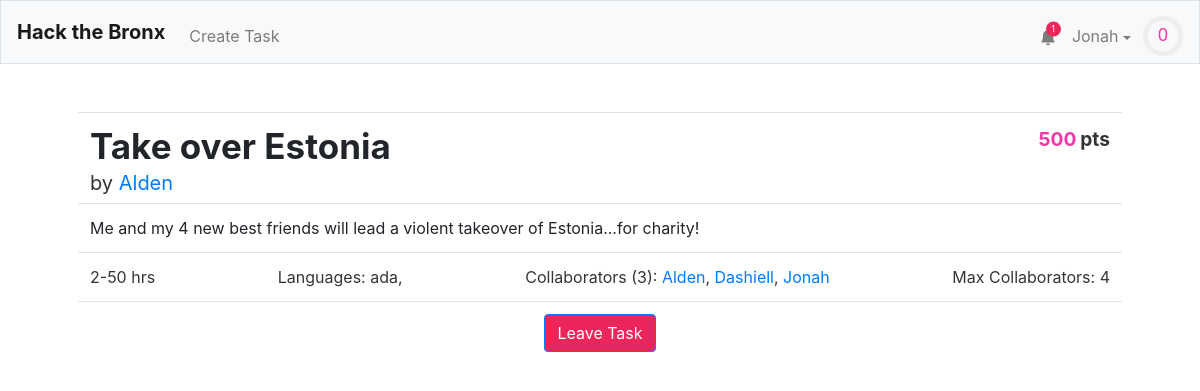
/task/1 (signed in), run on an earlier commit of the app's database.
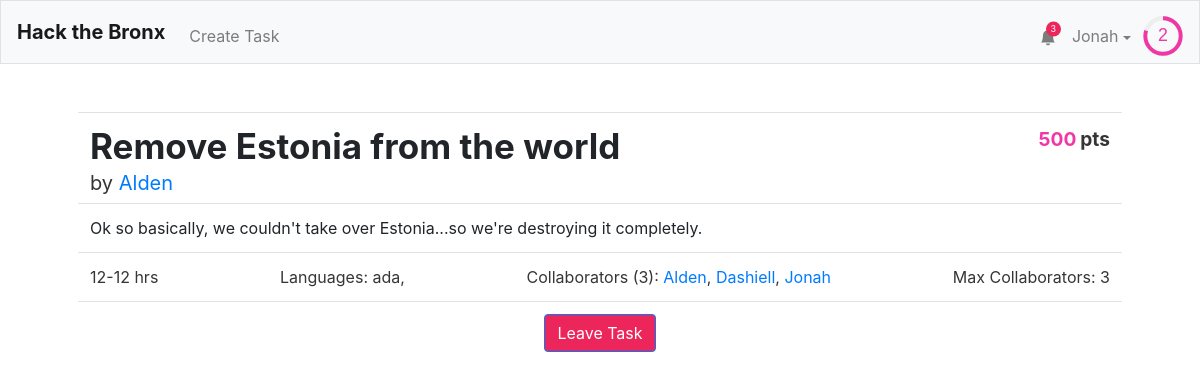
And on a later commit of the database.
### tables this page shows
CREATE TABLE "users" (
	"id"	INTEGER NOT NULL UNIQUE,
	"username"	TEXT NOT NULL UNIQUE,
	"hash"	TEXT NOT NULL,
	"email"	TEXT,
	"tasks"	TEXT,
	"points"	INTEGER NOT NULL DEFAULT 0,
	"numcomplete"	INTEGER NOT NULL DEFAULT 0,
	"notifications"	BLOB,
	PRIMARY KEY("id" AUTOINCREMENT)
);

CREATE TABLE "tasks" (
	"id"	INTEGER NOT NULL UNIQUE,
	"title"	TEXT NOT NULL,
	"description"	TEXT,
	"languages"	BLOB,
	"image"	TEXT,
	"hmin"	INTEGER,
	"hmax"	INTEGER,
	"cmax"	INTEGER,
	"collaborators"	TEXT,
	"creator"	INTEGER,
	PRIMARY KEY("id" AUTOINCREMENT)
);

### application.py (the view, shortened to what this page needs)
@app.route("/task/<id>", methods=["GET", "POST"])
@login_required
def task(id):
    if request.method == "GET":
        task = db.execute("SELECT * FROM tasks WHERE id = :id", id=id)[0]
        creator = db.execute("SELECT * FROM users WHERE id = :id", id=task['creator'])[0]
        ids = debyte(task['collaborators'])
        task['collaborators'] = [db.execute("SELECT * FROM users WHERE id = :id", id=a)[0] for a in ids]
        collaborators = task['collaborators']
        task["points"] = calculate_points(task)
        return render_template("task.html",is_user_task=(task["creator"]==session["user_id"]),is_collab_task=(session["user_id"] in ids),enumerate=enumerate,len=len,collaborators=collaborators,task=task, creator=creator, user=getuser(session, db))

### application.py (called while the page is built)
@app.after_request
def after_request(response):
    response.headers["Cache-Control"] = "no-cache, no-store, must-revalidate"
    response.headers["Expires"] = 0
    response.headers["Pragma"] = "no-cache"
    return response

### helpers.py (called while the page is built)
def login_required(f):
    @wraps(f)
    def decorated_function(*args, **kwargs):
        if session.get("user_id") is None:
            return redirect("/login")
        return f(*args, **kwargs)
    return decorated_function

def debyte(obj):
    return pickle.loads(obj)

def getuser(session, db):
    user =  db.execute("SELECT * FROM users WHERE id = :id", id=session["user_id"])[0]
    user["level"]=int(user['points']**.5//8)
    user["level-progress"] = (user['points']**.5/8-user["level"])*100
    user["notifications"] = debyte(user["notifications"]) if user["notifications"] else []
    user["notification-amount"] = len(user["notifications"])
    return user

def calculate_points(task):
    if task['hmin'] and task['hmax']:
        total = int(min((task['hmin']+task['hmax'])/2 * 100, 500))
    else:
        total = 0
    return total

### templates/task.html (shortened to what this page needs)
{% extends "layout.html" %}
{% block head %}
    <link href="/static/task.css" rel="stylesheet">
{% endblock %}
{% block main %}
<table class="table">
  <tbody>
    <tr>
      <td class="title"><h1>{{ task.title }}</h1><span class="creator-text">by <a href="/profile/{{creator.username}}">{{creator.username}}</a></span></td><td class="pts-td"><span class="points"><span>{{task.points}}</span><div> pts</div></span></td>
    </tr>
    {% if "description" in task %}
    <tr>
      <td colspan="2" class="description-text">{{task.description}}</td>
    </tr>
    {% endif %}
    <tr>
      <td colspan="2" width="100%">
        <div class="stats">
        <span class="hours-text">{{task.hmin}}-{{task.hmax}} hrs</span>
        <span class="languages-text">Languages: {{task.languages}}</span>
        <span class="collaborators-text">Collaborators ({{len(collaborators)}}): {% for i,c in enumerate(collaborators)%}<a href="/profile/{{c['username']}}">{{c['username']}}</a>{% if i < len(collaborators)-1%}, {% endif %}{% endfor %}</span>
        <span class="cmax-text">Max Collaborators: {{task.cmax}}</span>
      </div>
      </td>
    </tr>
    {% if is_user_task %}
    <tr>
      <td colspan="2" width="100%" style="text-align: center;">
        <button onclick = "openCompleteConfirmModal()" class="btn btn-primary accept-button">Mark Task as Complete</button>
        <button onclick = "openDeleteConfirmModal()" class="btn btn-primary reject-button">Delete</button>
      </td>
    </tr>
    {% elif is_collab_task %}
    <tr>
      <td colspan="2" width="100%" style="text-align: center;">
        <button onclick = "postData('leave')" class="btn btn-primary reject-button">Leave Task</button>
      </td>
    </tr>
    {% else %}
    <tr>
      <td colspan="2" width="100%" style="text-align: center;">
        <button onclick = "postData('join')" class="btn btn-primary accept-button">Request to Join</button>
      </td>
    </tr>
    {% endif %}
  </tbody>
</table>
{% endblock %}

### templates/layout.html (shortened to what this page needs)
<!DOCTYPE html>
<html lang="en">
    <head>
        <link href="https://maxcdn.bootstrapcdn.com/bootstrap/4.1.3/css/bootstrap.min.css" rel="stylesheet">
        {% block head %}{% endblock %}
        <link href="/static/styles.css" rel="stylesheet">
    </head>
    <body>
        <nav style = "height: 8vh" class="navbar navbar-expand-md navbar-light bg-light border">
            <a class="navbar-brand" href="/"><b>Hack the Bronx</b></a>
            <div class="collapse navbar-collapse" id="navbar">
                {% if session.user_id %}
                    <ul class="navbar-nav mt-2">
                        <li class="nav-item"><a class="nav-link" href="/taskCreation">Create Task</a></li>
                    </ul>
                    <ul class="navbar-nav ml-auto mt-2">
                        <li style="position: relative; transform:translateX(8px) translateY(7.5px);"class="nav-item"><a class="nav-link" href="/notifications"><svg xmlns="http://www.w3.org/2000/svg" width="16" height="16" fill="currentColor" class="bi bi-bell-fill" viewBox="0 0 16 16">
  <path d="M8 16a2 2 0 0 0 2-2H6a2 2 0 0 0 2 2zm.995-14.901a1 1 0 1 0-1.99 0A5.002 5.002 0 0 0 3 6c0 1.098-.5 6-2 7h14c-1.5-1-2-5.902-2-7 0-2.42-1.72-4.44-4.005-4.901z"/>
</svg></a><span style="display:{{ "none" if user["notification-amount"] == 0 else "flex" }};" class="notification-circle">{{user["notification-amount"]}}</span></li>
                        <li class="nav-item">
                            <div id="user-information-dropdown">
                              <button onclick="showUserDropdown()" id="user-information-dropname" class="nav-link">{{ session.user_name }} <span class="dropdown-caret"></span></button>
                            </div>
                        </li>
                        <li class="nav-item">
                            <div style = "margin-left: -4px;">
                                <svg viewBox="0 0 36 36" style="transform: translateY(8px); width: 40px;">
                                    <path class="level-display-bg"
                                d="M18 2.0845
                                  a 15.9155 15.9155 0 0 1 0 31.831
                                  a 15.9155 15.9155 0 0 1 0 -31.831"
                              />
                                  <path class = "level-display"
                                    d="M18 2.0845
                                      a 15.9155 15.9155 0 0 1 0 31.831
                                      a 15.9155 15.9155 0 0 1 0 -31.831"
                                    fill="none"
                                    stroke="#444";
                                    stroke-width="1";
                                    stroke-dasharray="{{ user["level-progress"] }}, 100";
                                  />
                                  <text x="18" y="22.8" class="level">{{user["level"]}}</text>
                                </svg>
                            </div>
                        </li>
                    </ul>
                {% endif %}
            </div>
        </nav>
        <main class="container p-5">
            {% block main %}{% endblock %}
        </main>
    </body>
</html>

### static/task.css (style rules this page uses)
.reject-button { background: #EC255A; }
h1 { font-size: 35px; font-weight: bold; }
td.title { line-height: .8; }
.creator-text { color: #353535; font-size: 20px; }
.points { color: #353535; display: block; font-weight: bold; font-size: 1.2em; }
.points span { color: #F037A5; display: inline-block; margin-right: .2em; }
.points div { display: inline-block; }
.stats { color: #353535; font-weight: normal; display: flex; justify-content: space-between; width: 100%; }
.pts-td { text-align: right; }

### static/styles.css (style rules this page uses)
#user-information-dropname { background: none; padding: 16px; border: none; cursor: pointer; }
.dropdown-caret { display: inline-block; width: 0; height: 0; vertical-align: middle; content: ""; border-style: solid; border-width: 4px 4px 0; border-right-color: transparent; border-bottom-color: transparent; border-left-color: transparent; }
#user-information-dropname { position: relative; display: inline-block; }
.level { fill: #F037A5; font-family: sans-serif; font-size: 1em; text-anchor: middle; }
.notification-circle { content: ""; position: absolute; top: 10%; right: 10%; width: 15px; height: 15px; border-radius: 50%; background: #EC255A; font-size: 9px; justify-content: center; align-items: center; color: white; }

What changed in the data, as far as the page shows it:
changed tasks "ada,": title "Take over Estonia" → "Remove Estonia from the world"; description "Me and my 4 new best friends will lead a violent takeover of Estonia...for charity!" → "Ok so basically, we couldn't take over Estonia...so we're destroying it completely."; hmin "2" → "12"; hmax "50" → "12"; cmax "4" → "3"
Also different on the page:
{{ user["notification-amount"] }}: "1" → "3"
{{ user["level"] }}: "0" → "2"
